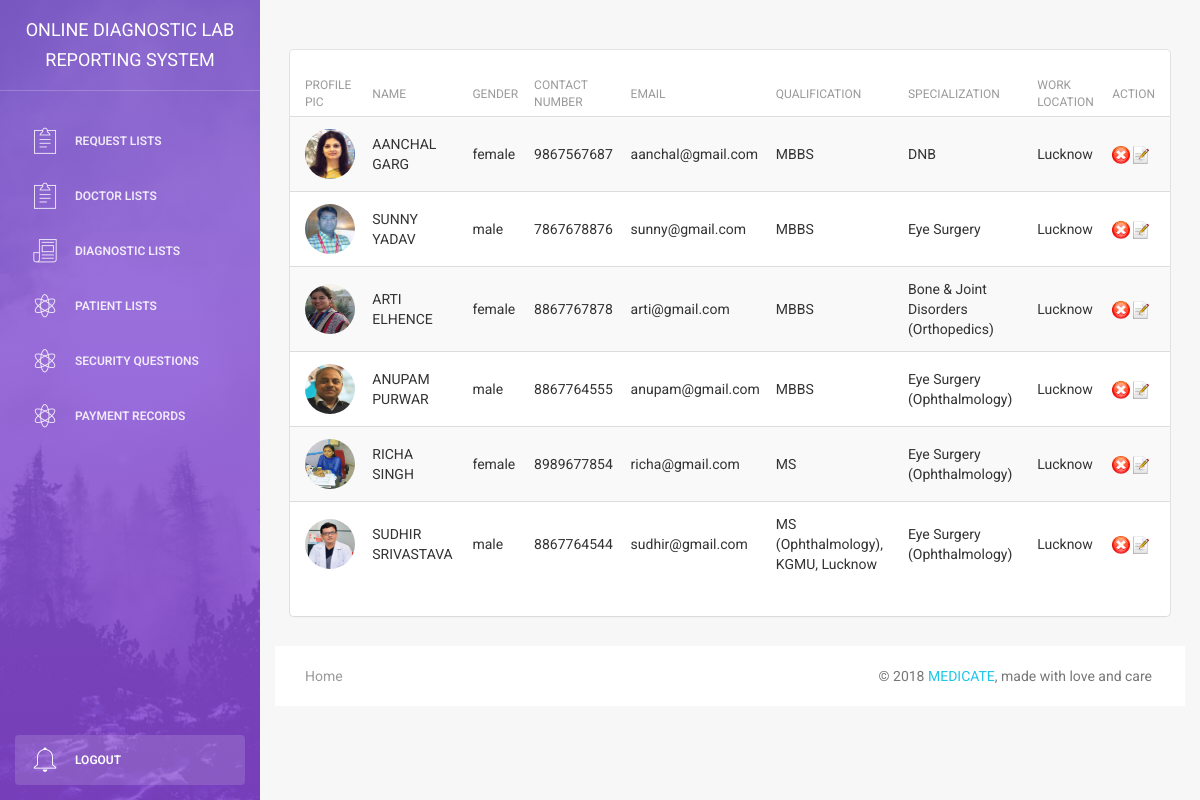
Page /_admin/doctor_view.php (signed in) on the committed database.
### tables this page shows
CREATE TABLE IF NOT EXISTS `doctor` (
  `id` int(255) NOT NULL AUTO_INCREMENT,
  `dr_name` varchar(255) NOT NULL,
  `dr_gender` varchar(255) NOT NULL,
  `dr_contactnumber` varchar(255) NOT NULL,
  `dr_email` varchar(255) NOT NULL,
  `dr_pass` varchar(255) NOT NULL,
  `dr_qualification` varchar(255) NOT NULL,
  `dr_specialization` varchar(255) NOT NULL,
  `dr_worklocation` varchar(255) NOT NULL,
  `dr_sec_question` varchar(255) NOT NULL,
  `dr_sec_answer` varchar(255) NOT NULL,
  `dr_bookingprice` varchar(255) NOT NULL,
  `dr_profile` varchar(255) NOT NULL,
  `dr_fb_link` varchar(255) NOT NULL,
  `dr_twitter_link` varchar(255) NOT NULL,
  `dr_google_link` varchar(255) NOT NULL,
  PRIMARY KEY (`id`),
  UNIQUE KEY `dr_email` (`dr_email`)
);

### _admin/doctor_view.php (the view, shortened to what this page needs)
<?php
	include("includes/header.php");
?>
<div class="main-panel">
<div class="content">
<div class="container-fluid">
   			<div class="row">
                    <div class="col-md-12">
                        <div class="card">
                           <form name="doctor_view" action="../_doctor/lib/doctor.php">
                            <div class="content table-responsive table-full-width">
                                <table class="table table-hover table-striped">
                                    <thead>
										<th>Profile Pic</th>
										<th>Name</th>
										<th>Gender</th>
										<th>Contact Number</th>
										<th>Email</th>
										<th>Qualification</th>
										<th>Specialization</th>
										<th>Work Location</th>
										<th>Action</th>
                                    </thead>
                                    <tbody>
                                       <?php
											$sql = "select * from doctor";
											$rs = mysqli_query($conn, $sql);
											while($data = mysqli_fetch_assoc($rs)){
										?>
										<tr>
											<td><img src="../_doctor/uploads/doctor/<?php echo $data['dr_profile'];?>" height="50" width="50" class="pf_img" /></td>
											<td><?php echo $data['dr_name'];?></td>
											<td><?php echo $data['dr_gender'];?></td>
											<td><?php echo $data['dr_contactnumber'];?></td>
											<td><?php echo $data['dr_email'];?></td>
											<td><?php echo $data['dr_qualification'];?></td>
											<td><?php echo $data['dr_specialization'];?></td>
											<td><?php echo $data['dr_worklocation'];?></td>
											<td><a href="javascript:delete_doctor_records(<?php echo $data['id'];?>);"> <img src="images/del.png" height="18"> </a> <a href="doctor_details.php?id=<?php echo $data['id'];?>"> <img src="images/details.png" height="18"> </a></td>
										</tr>
										<?php
											}
										?>
                                    </tbody>
                                </table>
                            </div>
							</form>
                        </div>
                    </div>
                </div>
		</div>
<?php
	include("includes/footer.php");
?>

### _admin/assets/css/style.css (style rules this page uses)
img.pf_img { border-radius: 44px; }

### rows in the picture
doctor: dr_profile (picture), dr_name "AANCHAL GARG", dr_gender "female", dr_contactnumber "9867567687", dr_email "aanchal@gmail.com", dr_qualification "MBBS", dr_specialization "DNB", dr_worklocation "Lucknow"
doctor: dr_profile (picture), dr_name "SUNNY YADAV", dr_gender "male", dr_contactnumber "7867678876", dr_email "sunny@gmail.com", dr_qualification "MBBS", dr_specialization "Eye Surgery", dr_worklocation "Lucknow"
doctor: dr_profile (picture), dr_name "ARTI ELHENCE", dr_gender "female", dr_contactnumber "8867767878", dr_email "arti@gmail.com", dr_qualification "MBBS", dr_specialization "Bone & Joint Disorders (Orthopedics)", dr_worklocation "Lucknow"
doctor: dr_profile (picture), dr_name "ANUPAM PURWAR", dr_gender "male", dr_contactnumber "8867764555", dr_email "anupam@gmail.com", dr_qualification "MBBS", dr_specialization "Eye Surgery (Ophthalmology)", dr_worklocation "Lucknow"
doctor: dr_profile (picture), dr_name "RICHA SINGH", dr_gender "female", dr_contactnumber "8989677854", dr_email "richa@gmail.com", dr_qualification "MS", dr_specialization "Eye Surgery (Ophthalmology)", dr_worklocation "Lucknow"
doctor: dr_profile (picture), dr_name "SUDHIR SRIVASTAVA", dr_gender "male", dr_contactnumber "8867764544", dr_email "sudhir@gmail.com", dr_qualification "MS (Ophthalmology), KGMU, Lucknow", dr_specialization "Eye Surgery (Ophthalmology)", dr_worklocation "Lucknow"
